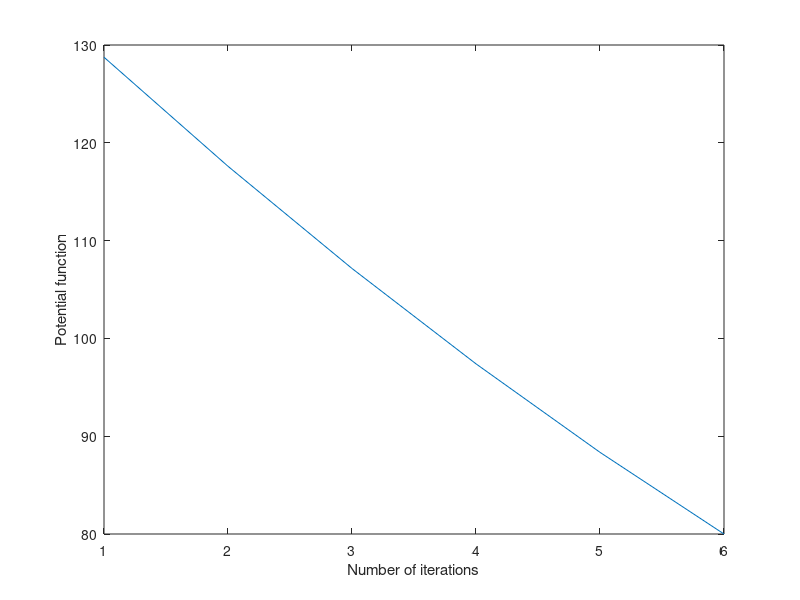

Write the MATLAB code that produced this figure.
clc; 
clear;

Ms = [100 150 200];

prompt = "Choose Value for M =  ";
'M = 100'
'M = 150'
'M = 200'
n = input(prompt)
p=n;
M = n
playerscost=[];
playerscost(1:p,1)=0;

% Path SAD[1] = SA[1] {unique} + AD[2]
% Path SD[2] = SD[3]
% Path SABD[3] = SA[4] {unique} + AB[5] + BD[6] {unique}
% Path SBD[4] = SB[7] + BD[8] {unique}

% SA[1]
% AD[2]
% SD[3]
% SA[4]
% AB[5]
% BD[6]
% SB[7]
% BD[8]

breaker=[]
breaker(1:p,1)=0;

memory(1:p,1)=1;
memory(1:p,2)=2;
sum(memory(:) == 1);
congestion=[];
congestion(1:8,1)=0;
path=[];
congestion(1,1)=sum(memory(:) == 1);
congestion(2,1)=sum(memory(:) == 2);
congestion(3,1)=sum(memory(:) == 3);
congestion(4,1)=sum(memory(:) == 4);
congestion(5,1)=sum(memory(:) == 5);
congestion(6,1)=sum(memory(:) == 6);
congestion(7,1)=sum(memory(:) == 7);
congestion(8,1)=sum(memory(:) == 8);
path(1,1)=(congestion(1,1)+congestion(2,1))/2;
path(2,1)=congestion(3,1);
path(3,1)=(congestion(4,1)+congestion(5,1)+congestion(6,1))/3;
path(4,1)=(congestion(7,1)+congestion(8,1))/2;
for l=1:M
    if memory(l,1)==1
        playerscost(l,1)=(((congestion(1,1))/10) + 15 + 10 + ((congestion(1,1))/20));
    elseif memory(l,1)==3
        playerscost(l,1)=15+(congestion(3,1)/5)
    elseif memory(l,1)==4
        playerscost(l,1)=(congestion(4,1)/10) + 15 + 11 + 12;
    elseif memory(l,1)==7
        playerscost(l,1)=15+(congestion(7,1)/8)+12;
    end
end
m=p;
k=0;
stop=1000000;
exitloop = false;
flag=0;
T=[];
for i=1:100
    for p=1:M
        congestion(1,1)=sum(memory(:) == 1);
        congestion(2,1)=sum(memory(:) == 2);
        congestion(3,1)=sum(memory(:) == 3);
        congestion(4,1)=sum(memory(:) == 4);
        congestion(5,1)=sum(memory(:) == 5);
        congestion(6,1)=sum(memory(:) == 6);
        congestion(7,1)=sum(memory(:) == 7);
        congestion(8,1)=sum(memory(:) == 8);
        path(1,1)=congestion(1,1);
        path(2,1)=congestion(3,1);
        path(3,1)=congestion(4,1);
        path(4,1)=congestion(7,1);
        for l=1:M
            if memory(l,1)==1
                playerscost(l,1)=(((congestion(1,1))/10) + 15 + 10 + ((congestion(1,1))/20));
            elseif memory(l,1)==3
                playerscost(l,1)=15+(congestion(3,1)/5);
            elseif memory(l,1)==4
                playerscost(l,1)=(congestion(4,1)/10) + 15 + 11 + 12;
            elseif memory(l,1)==7
                playerscost(l,1)=15+(congestion(7,1)/8)+12;
            end
        end
        T(k+1,1)=sum(playerscost);
%         if (((15+((congestion(3,1)+1)/5)) < 1:playerscost(1:M,1) & memory(1:M,1) ~= 3) & (((((congestion(1,1)+1)/10) + 15 + 10 + ((congestion(1,1)+1)/20))) < 1:playerscost(1:M,1) & memory(1:M,1) ~= 1) & ((15+((congestion(3,1)+1)/5)) < 1:playerscost(1:M,1) & memory(1:M,1) ~= 3) & ((((congestion(4,1)+1)/10) + 15 + 11 + 12) < 1:playerscost(1:M,1) & memory(1:M,1) ~= 4) & ((15+((congestion(7,1)+1)/8)+12) < 1:playerscost(1:M,1) & memory(1:M,1) ~= 7)) == 0
%             'that it'
%             return
%         end        
        breaker=(((15+((congestion(3,1)+1)/5)) < playerscost(1:M,1) & memory(1:M,1) ~= 3) | (((((congestion(1,1)+1)/10) + 15 + 10 + ((congestion(1,1)+1)/20))) < playerscost(1:M,1) & memory(1:M,1) ~= 1) | ((15+((congestion(3,1)+1)/5)) < playerscost(1:M,1) & memory(1:M,1) ~= 3) | ((((congestion(4,1)+1)/10) + 15 + 11 + 12) < playerscost(1:M,1) & memory(1:M,1) ~= 4) | ((15+((congestion(7,1)+1)/8)+12) < playerscost(1:M,1) & memory(1:M,1) ~= 7)) == 0;
        if all(breaker(:) > 0) == 1
            flag=1;
        end
        if(flag==1)
            break
        end
        k=k+1

        if ((((((congestion(1,1)+1)/10) + 15 + 10 + ((congestion(1,1)+1)/20))) < playerscost(p,1)) || ((15+((congestion(3,1)+1)/5)) < playerscost(p,1)) || ((((congestion(4,1)+1)/10) + 15 + 11 + 12) < playerscost(p,1)) || ((15+((congestion(7,1)+1)/8)+12) < playerscost(p,1))) == 0
            'no better option';
        end
        if ((((congestion(1,1)+1)/10) + 15 + 10 + ((congestion(1,1)+1)/20))) < playerscost(p,1) && memory(p,1) ~= 1
            memory(p,1)=1;
            memory(p,2)=2;
            'found better option in path 1';
        end
        if (15+((congestion(3,1)+1)/5)) < playerscost(p,1) && memory(p,1) ~= 3
            memory(p,1)=3;
            'found better option in path 2';
        end
        if (((congestion(4,1)+1)/10) + 15 + 11 + 12) < playerscost(p,1) && memory(p,1) ~= 4
            memory(p,1)=4;
            memory(p,2)=5;
            memory(p,3)=6;
            'found better option in path 3';
        end
        if (15+((congestion(7,1)+1)/8)+12) < playerscost(p,1) && memory(p,1) ~= 7
            memory(p,1)=7;
            memory(p,2)=8;
            'found better option in path 4';
        end
    end
    if(flag==1)
         break
    end
end
plot(1:k+1,T)
xlabel('Number of iterations')
ylabel('Potential function')